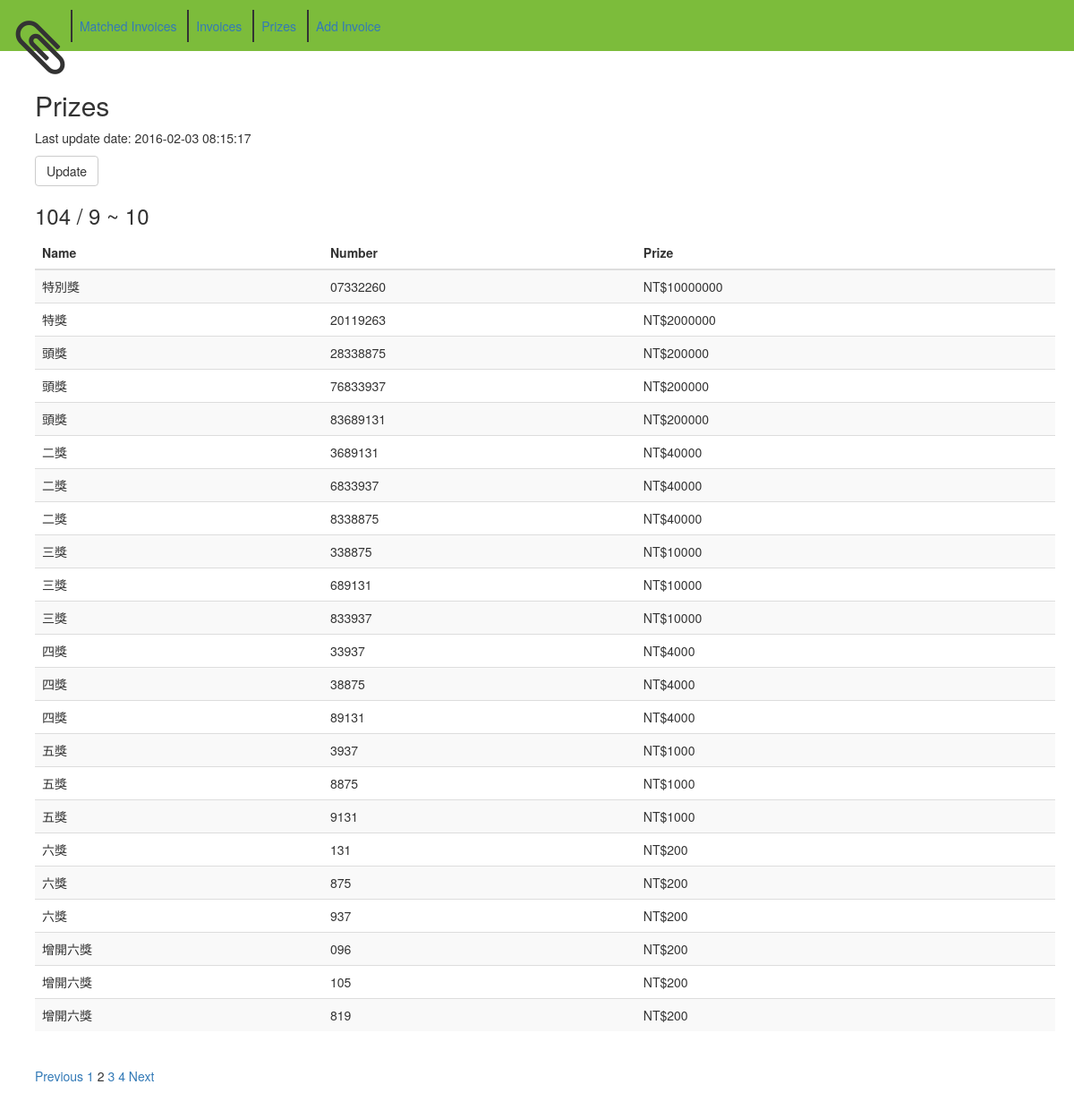
/prizes?page=2&per_rows=1, run on the app's committed database.
### db.py (models this page shows, shortened)
class App(Base):
    __tablename__ = 'appcore'
    id = Column(Integer, primary_key=True)
    prizes_last_modified_date = Column(DateTime)
    @classmethod
    def get_instance(cls):
        instance = session.query(cls).first()
        if not instance:
            instance = cls()
        return instance

class Prize(Base):
    __tablename__ = 'prizes'
    __table_args__ = (
        UniqueConstraint('year', 'month', 'number', 'type'),
        )
    TYPE_JACKPOT = 1
    TYPE_SPECIAL = 2
    TYPE_FIRST = 3
    TYPE_SECOND = 4
    TYPE_THIRD = 5
    TYPE_FOURTH = 6
    TYPE_FIFTH = 7
    TYPE_SIXTH = 8
    TYPE_ENCORE_SIXTH = 9
    _TYPE_NAME_MAPPINGS = {
        1: '特別獎',
        2: '特獎',
        3: '頭獎',
        4: '二獎',
        5: '三獎',
        6: '四獎',
        7: '五獎',
        8: '六獎',
        9: '增開六獎'
    }
    id = Column(Integer, primary_key=True)
    year = Column(Integer)
    month = Column(Integer)
    number = Column(String)
    type_ = Column('type', Integer)
    prize = Column('prize', Integer)
    def get_type_name(self):
        return self._TYPE_NAME_MAPPINGS[self.type_]
    def get_formatted_prize(self):
        return 'NT$' + locale.format('%.f', self.prize, True)
    def get_formatted_month(self):
        return "{0} ~ {1}".format(self.month * 2 - 1, self.month * 2)

### web.py (the view)
@app.route('/prizes')
def prizes():
    data = {}
    data['prizes_update_date'] = g.app.prizes_last_modified_date
    prizesgroup = [] # [list of same date prizes, another list, ...]
    for prize_date in db.session.query(db.Prize.year, db.Prize.month).group_by(db.Prize.year, db.Prize.month).order_by(db.Prize.year.desc(), db.Prize.month.desc()).all():
        prize_year, prize_month = prize_date
        prizesgroup.append(db.session.query(db.Prize).filter(db.Prize.year == prize_year, db.Prize.month == prize_month).order_by(db.Prize.type_).all())
    PRIZES_DEFAULT_PER_ROWS = 1 # default per rows for displaying prizes
    per_rows = request.args.get('per_rows', PRIZES_DEFAULT_PER_ROWS)
    current_page = request.args.get('page', 1)
    try:
        per_rows = int(per_rows)
        per_rows = PRIZES_DEFAULT_PER_ROWS if per_rows <= 0 else per_rows
    except:
        per_rows = PRIZES_DEFAULT_PER_ROWS
    try:
        current_page = int(current_page)
        current_page = 1 if current_page < 1 else current_page
    except:
        current_page = 1
    prizes_count = len(prizesgroup)
    p = pagination.Pagination(prizes_count, per_rows, current_page)
    data['pagination'] = p
    data['prizesgroup'] = prizesgroup[p.get_from_rows():p.get_to_rows() + 1]
    return render_template('prizes.html', **data)

### pagination.py (called while the page is built)
    def set_total_rows(self, total_rows):
        if total_rows < 0:
            raise ValueError("total rows must greater than zero")
        self._total_rows = total_rows

    def set_per_rows(self, per_rows):
        if per_rows < 0:
            raise ValueError("per rows must greater than zero")
        self._per_rows = per_rows

    def get_per_rows(self):
        return self._per_rows

    def set_current_page(self, current_page):
        if current_page < 1:
            raise ValueError("current page must greater than 1")
        self._current_page = current_page

    def get_current_page(self):
        return self._current_page

    def get_from_rows(self):
        return (self._current_page - 1) * self._per_rows

    def get_to_rows(self):
        return self.get_from_rows() + self._per_rows - 1

    def set_pages_range(self, pages_range):
        if pages_range < 1:
            raise ValueError("pages range must greater than 1")
        self._pages_range = pages_range

    def get_pagination_from_page(self):
        return self._pagination_from_page

    def get_pagination_to_page(self):
        return self._pagination_to_page

    def get_total_pages(self):
        return self._total_pages

    def refresh(self):
        self._total_pages = math.ceil(self._total_rows / self._per_rows) # +/+, always positive
        self._current_page = self._total_pages if self._total_pages < self._current_page else self._current_page
        left_span_coda = math.floor(self._pages_range / 2)
        right_span_coda = self._pages_range - left_span_coda
        self._pagination_from_page = max(1, self._current_page - left_span_coda)
        right_span_coda += left_span_coda - (self._current_page - self._pagination_from_page)
        self._pagination_to_page = min(self._total_pages, self._current_page + right_span_coda)
        right_left_span_coda = right_span_coda - (self._pagination_to_page - self._current_page)
        if right_left_span_coda != 0:
            left_span_coda += right_left_span_coda
            self._pagination_from_page = max(1, self._current_page - left_span_coda)

### web.py (called while the page is built)
@app.before_request
def before_request():
    g.app = db.App.get_instance()

### templates/prizes.html
{% extends 'base.html' %}
{% block content %}
<h2>Prizes</h2>
<p>Last update date: {{ prizes_update_date }}<form method="POST" action="prizes_update"><button class="btn btn-default" type="submit">Update</button></form></p>
{% for prizes in prizesgroup %}
<h3>{{ prizes[0].year }} / {{ prizes[0].get_formatted_month() }}</h3>
<table class="table table-striped">
  <thead>
    <tr>
      <th>Name</th>
      <th>Number</th>
      <th>Prize</th>
    </tr>
  </thead>
  <tbody>
    {% for prize in prizes %}
    <tr>
      <td>{{ prize.get_type_name() }}</td>
      <td>{{ prize.number }}</td>
      <td>{{ prize.get_formatted_prize() }}</td>
    </tr>
    {% endfor %}
  </tbody>
</table>
{% endfor %}
<div class="pagination">
  {% if pagination.get_current_page() > 1 %}
  <a href="?page={{ pagination.get_current_page() - 1 }}&per_rows={{ pagination.get_per_rows() }}">Previous</a>
  {% endif %}
  {% for page in range(pagination.get_pagination_from_page(), pagination.get_pagination_to_page() + 1) %}
  {% if page == pagination.get_current_page() %}
  <span class="current_page">{{ page }}</span>
  {% else %}
  <a href="?page={{ page }}&per_rows={{ pagination.get_per_rows() }}">{{ page }}</a>
  {% endif %}
  {% endfor%}
  {% if pagination.get_current_page() != pagination.get_total_pages() %}
  <a href="?page={{ pagination.get_current_page() + 1 }}&per_rows={{ pagination.get_per_rows() }}">Next</a>
  {% endif %}
</div>
{% endblock %}

### data on the page
App: prizes_last_modified_date "2016-02-03 08:15:17"
Prize: year "104", month "9 ~ 10", get_type_name "特別獎", number "07332260", get_formatted_prize "NT$10000000"
Prize: get_type_name "特獎", number "20119263", get_formatted_prize "NT$2000000"
Prize: get_type_name "頭獎", number "28338875", get_formatted_prize "NT$200000"
Prize: get_type_name "頭獎", number "76833937", get_formatted_prize "NT$200000"
Prize: get_type_name "頭獎", number "83689131", get_formatted_prize "NT$200000"
Prize: get_type_name "二獎", number "3689131", get_formatted_prize "NT$40000"
Prize: get_type_name "二獎", number "6833937", get_formatted_prize "NT$40000"
Prize: get_type_name "二獎", number "8338875", get_formatted_prize "NT$40000"
Prize: get_type_name "三獎", number "338875", get_formatted_prize "NT$10000"
Prize: get_type_name "三獎", number "689131", get_formatted_prize "NT$10000"
Prize: get_type_name "三獎", number "833937", get_formatted_prize "NT$10000"
Prize: get_type_name "四獎", number "33937", get_formatted_prize "NT$4000"
Prize: get_type_name "四獎", number "38875", get_formatted_prize "NT$4000"
Prize: get_type_name "四獎", number "89131", get_formatted_prize "NT$4000"
Prize: get_type_name "五獎", number "3937", get_formatted_prize "NT$1000"
Prize: get_type_name "五獎", number "8875", get_formatted_prize "NT$1000"
Prize: get_type_name "五獎", number "9131", get_formatted_prize "NT$1000"
Prize: get_type_name "六獎", number "131", get_formatted_prize "NT$200"
Prize: get_type_name "六獎", number "875", get_formatted_prize "NT$200"
Prize: get_type_name "六獎", number "937", get_formatted_prize "NT$200"
Prize: get_type_name "增開六獎", number "096", get_formatted_prize "NT$200"
Prize: get_type_name "增開六獎", number "105", get_formatted_prize "NT$200"
Prize: get_type_name "增開六獎", number "819", get_formatted_prize "NT$200"

### other printed values
{{ page }} "1" "3" "4"
{{ page }} "2"
